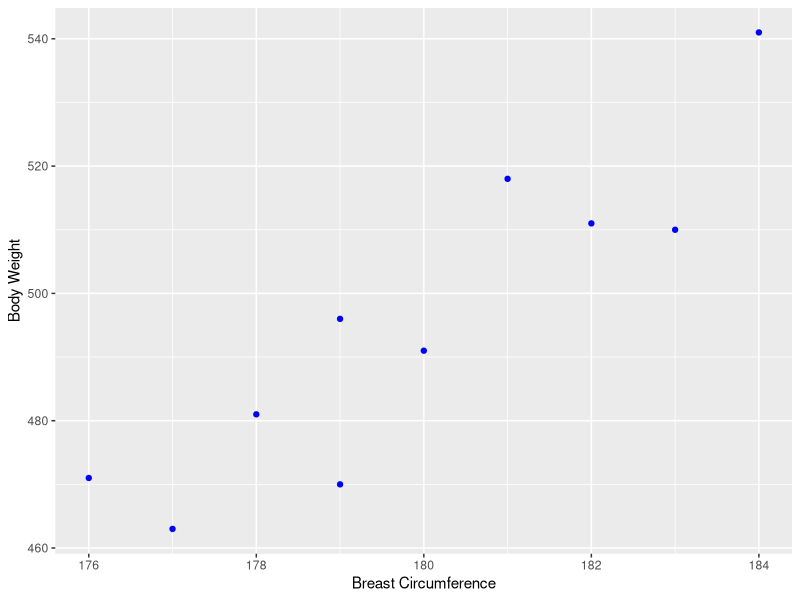

This chart was generated by the following R code: (Note: this script raises an error after producing the figure.)
## ---- chunk 1
tbl_reg <- tibble::tibble(Animal = c(1:10),
                          `Breast Circumference` = c(176, 177, 178, 179, 179, 180, 181, 182,183, 184),
                          `Body Weight` = c(471, 463, 481, 470, 496, 491, 518, 511, 510, 541))
n_nr_obs <- nrow(tbl_reg)
knitr::kable(tbl_reg,
             booktabs = TRUE,
             longtable = TRUE,
             escape = FALSE)
## ---- chunk 2
library(ggplot2)
ggplot(tbl_reg, aes(x = `Breast Circumference`, y = `Body Weight`)) +
  geom_point(color = "blue") 
## ---- chunk 3
#rmdhelp::use_odg_graphic(ps_path = "odg/measure-band.odg")
knitr::include_graphics(path = "odg/measure-band.png")
## ---- chunk 4
#rmdhelp::use_odg_graphic(ps_path = "odg/lsq-plot.odg")
knitr::include_graphics(path = "odg/lsq-plot.png")
